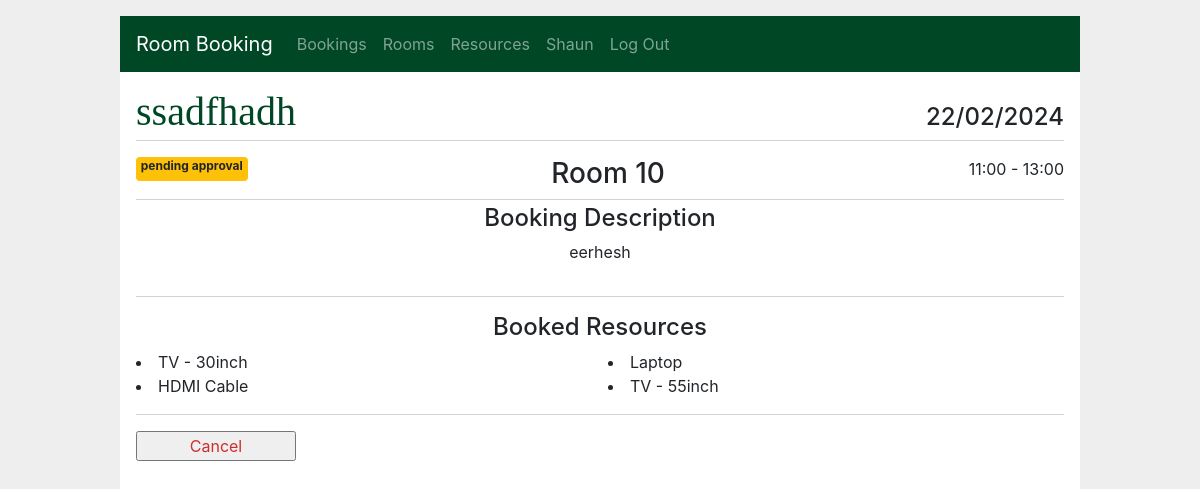
Page /bookings/7/details (signed in) on the earlier database version.
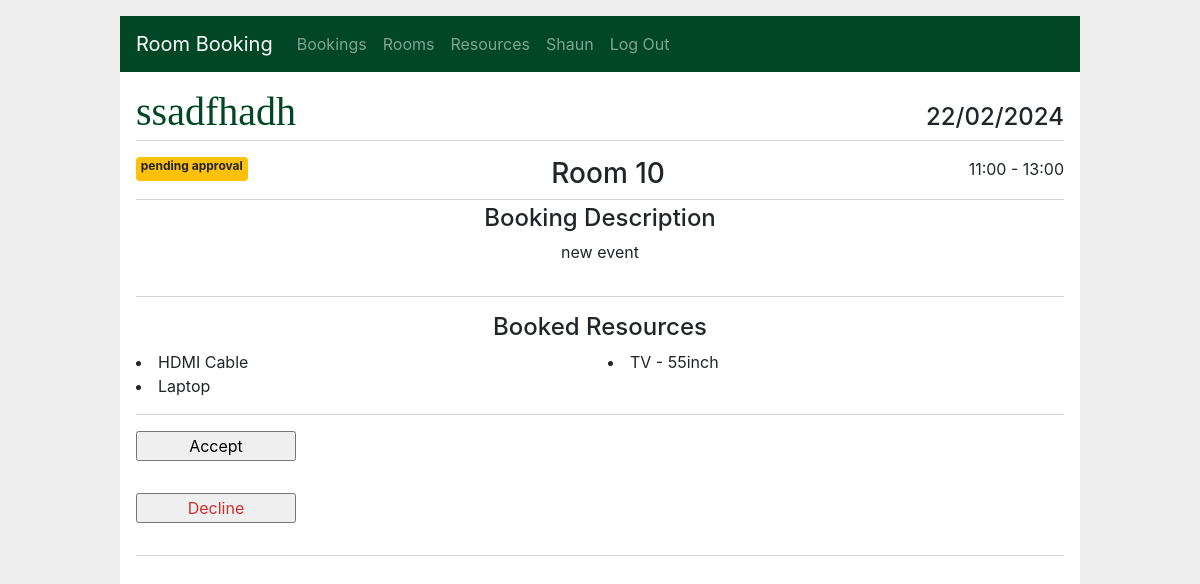
Same page on the later database version.
### app/models/room.py (models this page shows, shortened)
class RoomBooking(db.Model):
    __tablename__ = "roombookings"
    id = db.Column(db.Integer, primary_key=True, autoincrement=True, nullable=False)
    creator_id = db.Column(db.Integer, ForeignKey("users.id", ondelete="CASCADE"), nullable=False)
    title = db.Column(db.String(150), nullable=False)
    summary = db.Column(db.Text, nullable=False)
    status = db.Column(db.String, default='pending approval', nullable=False)
    event_start = db.Column(db.DateTime, nullable=False)
    time_start = db.Column(db.DateTime, nullable=False)
    time_end = db.Column(db.DateTime, nullable=False)
    created = db.Column(db.DateTime, default=now, nullable=False)
    attendees = db.Column(db.Integer, nullable=False)
    booked_resources = db.relationship('BookedResource', back_populates="room_booking",
                                       cascade='all, delete, delete-orphan')
    creator = db.relationship('User', foreign_keys=[creator_id], backref=backref("user", cascade="all,delete"))
    room_id = db.Column(db.Integer, ForeignKey("rooms.id"), nullable=False)
    room = db.relationship('Room', foreign_keys=[room_id])

### app/models/resource.py (models this page shows, shortened)
class BookedResource(db.Model):
    __tablename__ = "bookedresources"
    id = db.Column(db.Integer, primary_key=True, autoincrement=True, nullable=False)
    booked_quantity = db.Column(db.Integer)
    room_resource_id = db.Column(db.Integer, ForeignKey("roomresources.id", ondelete="CASCADE"), nullable=False)
    room_resource = db.relationship('RoomResource', foreign_keys=[room_resource_id])
    room_booking_id = db.Column(db.Integer, ForeignKey("roombookings.id", ondelete="CASCADE"), nullable=False)
    room_booking = db.relationship('RoomBooking', foreign_keys=[room_booking_id])

class Resource(db.Model):
    __tablename__ = 'resources'
    id = db.Column(db.Integer, primary_key=True, autoincrement=True, nullable=False)
    name = db.Column(db.String(150), unique=True, nullable=False)
    description = db.Column(db.String, nullable=False)
    room_resources = db.relationship('RoomResource', back_populates="resource", cascade='all, delete, delete-orphan')

### app/bookings/routes.py (the view)
@bp.route('/<int:id>/details', methods=('GET',))
@login_required
def details(id):
    booking = get_booking(id)
    return render_template('bookings/details.html', booking=booking)

### app/bookings/routes.py (called while the page is built)
def get_booking(id, check_author=True):
    user_id = session.get('user_id')
    booking = RoomBooking.query.filter_by(id=id).first()
    if booking is None:
        abort(404, f"Booking id {id} doesn't exist.")
    admin = User.query.filter_by(
        id=user_id).first()
    if check_author and booking.creator_id != user_id and admin.role != "admin":
        abort(403)
    return booking

### app/main/routes.py (called while the page is built)
@bp.before_app_request
def load_logged_in_user():
    user_id = session.get('user_id')
    if user_id is None:
        g.user = None
    else:
        g.user = User.query.filter_by(
                id=user_id).first()

def login_required(view):
    @functools.wraps(view)
    def wrapped_view(**kwargs):
        if g.user is None:
            return redirect(url_for('main.login'))
        return view(**kwargs)
    return wrapped_view

### app/templates/bookings/details.html
{% extends 'base.html' %}
{% block header %}
  <h1>{% block title %}{{ booking.title }}{% endblock %}</h1>
    <h4>{{ booking.event_start.strftime('%d/%m/%Y') }}</h4>
{% endblock %}
{% block content %}
<div class="topbar">
    {% if booking.status in ['declined', 'cancelled'] %}
    {% elif booking.status == 'confirmed' %}
      <div class="badge badge-success">
        {{ booking.status }}
      </div>
    {% elif 'pending' in booking.status %}
      <div class="badge badge-warning">
        {{ booking.status }}
      </div>
    {% endif %}
    <h3>{{ booking.room.name }}</h3>
  <div class="time-bar">
    <p>{{ booking.time_start.strftime('%H:%M') }} - {{ booking.time_end.strftime('%H:%M') }}</p>
  </div>
</div>
<h4 class="d-flex justify-content-center">Booking Description</h4>
<div class="container d-flex justify-content-center">
  <p style="white-space: pre-wrap;">{{ booking['summary'] }}</p>
</div>
<hr>
    {% if booking.booked_resources %}
    <h4 class="d-flex justify-content-center">Booked Resources</h4>
    <div class="columns2">
      {% for resource in booking.booked_resources %}
        <li> {{ resource.room_resource.resource.name }} </li>
      {% endfor %}
    </div>
  <hr>
    {% endif %}
{% if booking['status'] == 'pending approval' and g.user.role == 'admin' %}
    <div class="approve">
      <form action="{{ url_for('bookings.accepted', id=booking['id']) }}" method="post">
        <input class="success" type="submit" value="Accept">
      </form>
      <form action="{{ url_for('bookings.declined', id=booking['id']) }}" method="post">
        <input class="danger" type="submit" value="Decline">
      </form>
    </div>
  <hr>
{% elif booking.status not in ['declined', 'cancelled'] %}
    <form action="{{ url_for('bookings.cancelled', id=booking['id']) }}" method="post">
      <input class="danger" type="submit" value="Cancel" onclick="return confirm('Are you sure you want to cancel this booking?')">
    </form>
{% endif %}
{% endblock %}

Differences in the rows shown:
removed BookedResource: room_resource.resource.name "TV - 30inch"
changed User "Shaun": role "user" → "admin" (drawn)
changed RoomBooking "ssadfhadh": summary "eerhesh" → "new event"
Other differences:
form field value: (not shown) → "Accept"
form field value: (not shown) → "Decline"
form field value: "Cancel" → (not shown)
